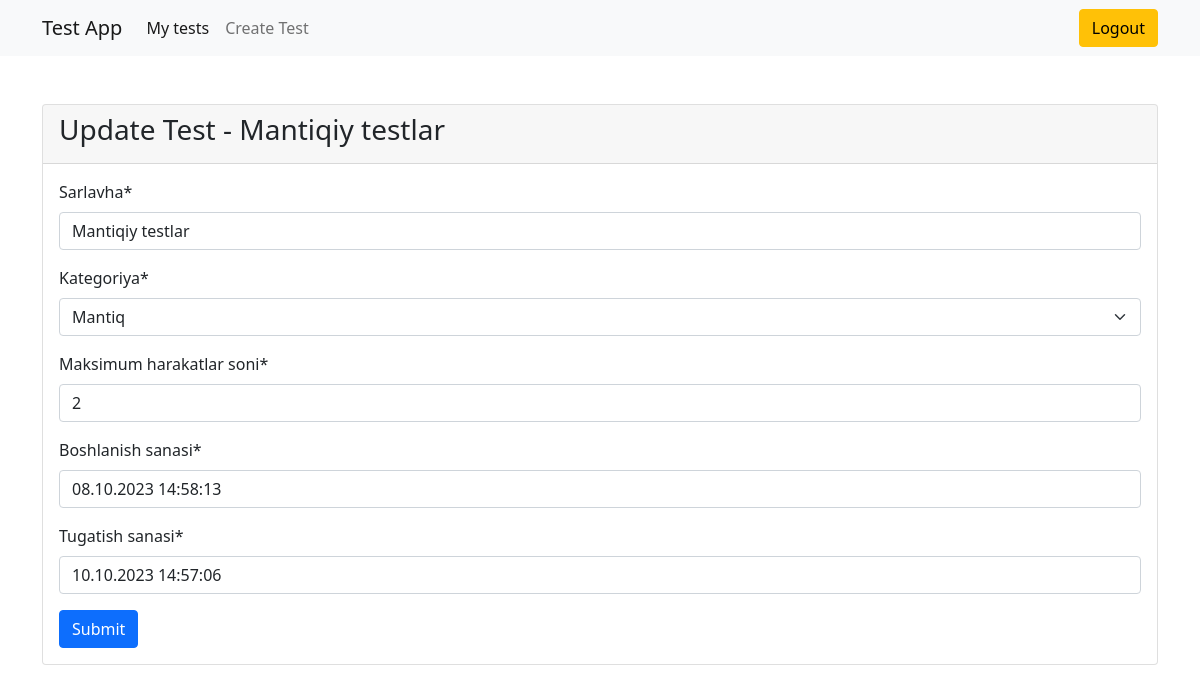
Page /update_test/1/ (signed in) on the earlier database version.
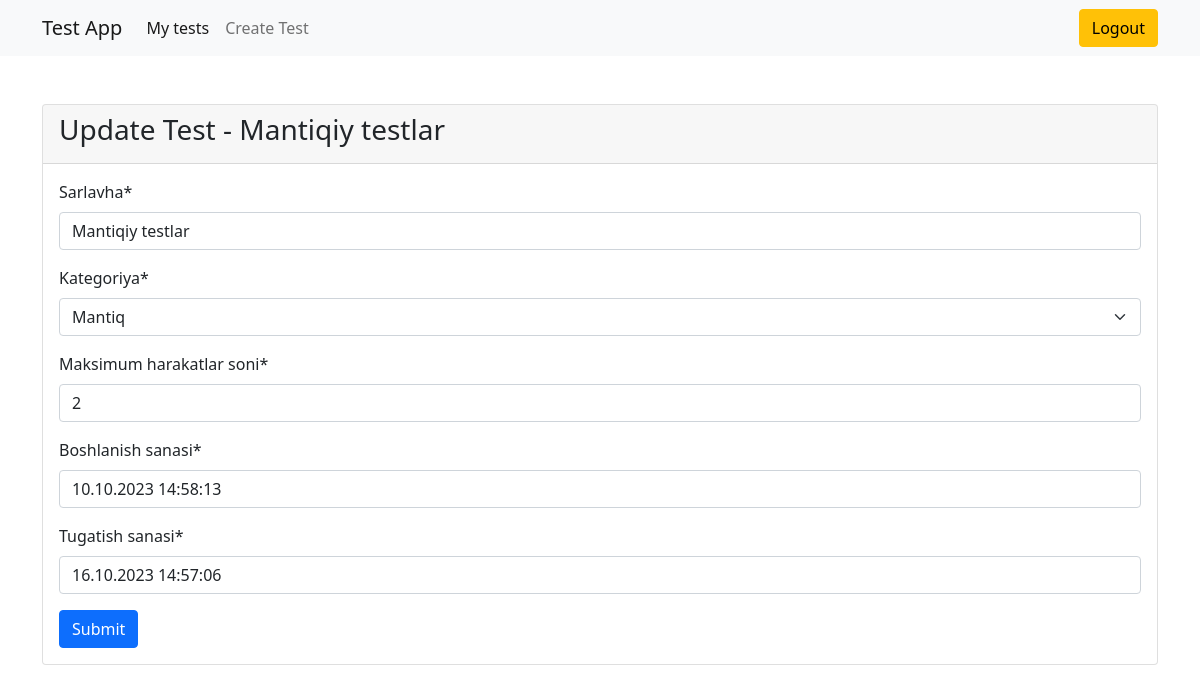
Same page on the later database version.
### main/models.py (models this page shows, shortened)
class Test(models.Model):
    author = models.ForeignKey(User, on_delete=models.CASCADE, verbose_name="avtor")
    category = models.ForeignKey(Category, on_delete=models.CASCADE, verbose_name="kategoriya")
    title = models.CharField(max_length=250, verbose_name="sarlavha")
    max_attemps = models.PositiveIntegerField(verbose_name="maksimum harakatlar soni")
    pass_percentage = models.PositiveIntegerField(default=60)
    start_date = models.DateTimeField(default=timezone.now, verbose_name="boshlanish sanasi")
    end_date = models.DateTimeField(default=(timezone.now()+timezone.timedelta(days=2)), verbose_name="tugatish sanasi")
    class Meta:
        verbose_name = "Test"
        verbose_name_plural = "Testlar"

### main/views.py (the view, shortened to what this page needs)
# urls.py: path("update_test/<int:test_id>/", update_test, name="update_test"),
@login_required(login_url="login")
def update_test(request, test_id):
    test = Test.objects.get(id=test_id)
    user = request.user
    if user == test.author:
        form = TestFrom(instance=test)
        return render(request, "update_test.html", {"form":form, "test":test})
    else:
        messages.error(request, "Bu test sizga tegishli emas!")
        return redirect('index')

### main/forms.py
class TestFrom(ModelForm):
    class Meta:
        model = Test
        fields = ["title", "category", "max_attemps", "start_date", "end_date"]

### main/models.py (called while the page is built)
    def __str__(self):
        return str(self.name)

### templates/update_test.html (shortened to what this page needs)
{% extends "base.html" %}
{% load crispy_forms_tags %}
{% block content %}
    <div class="card mt-5">
        <div class="card-header">
            <h3>Update Test - {{test.title}}</h3>
        </div>
        <div class="card-body">
            <form method="post">
                {{form|crispy}}
                <button class="btn btn-primary" type="submit">Submit</button>
            </form>
        </div>
    </div>
{% endblock content %}

Differences in the rows shown:
changed Test "Mantiqiy testlar": start_date "08.10.2023 14:58:13" → "10.10.2023 14:58:13"; end_date "10.10.2023 14:57:06" → "16.10.2023 14:57:06"
